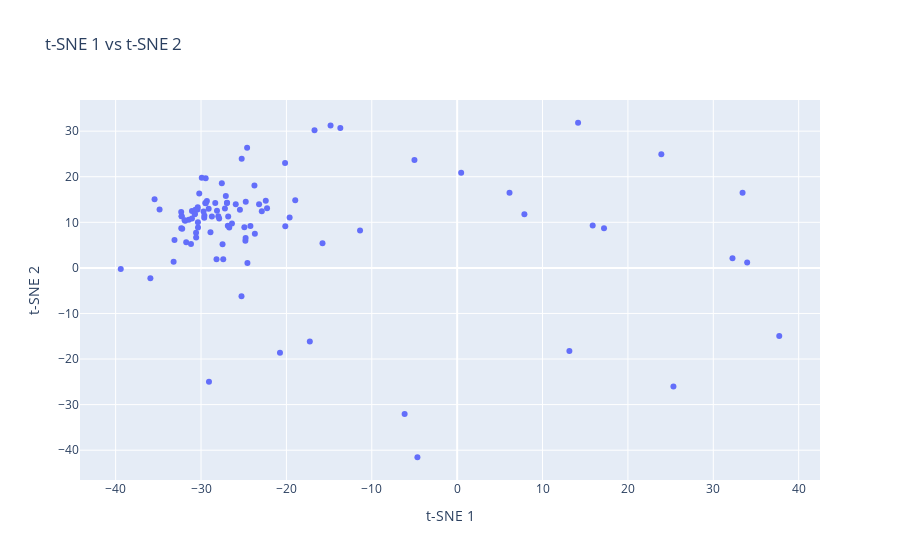

The notebook cell this image was saved under:
### Code cell
plot_words(lstm_tsne_embds, 0, number_of_words, 1)

### Figure 1 — Plotly figure (JSON) as saved in the notebook; plotly's stock layout.template omitted (floating-point values rounded to 4 significant figures)
{"data": [{"mode": "markers", "text": ["n", "place", "food", "good", "like", "get", "time", "i", "would", "one", "order", "great", "servic", "back", "realli", "it", "tri", "even", "friend", "look", "want", "come", "ni", "got", "wait", "have", "ask", "restaur", "nthe", "also", "make", "love", "am", "price", "go", "nice", "never", "well", "could", "peopl", "drink", "went", "know", "say", "room", "came", "much", "said", "first", "eat", "day", "take", "tabl", "thing", "minut", "littl", "best", "tast", "not", "better", "call", "way", "night", "need", "that", "think", "bar", "two", "staff", "alway", "pretti", "give", "experi", "work", "chicken", "made", "here", "see", "there", "vega", "bad", "menu", "told", "fri", "use", "star", "review", "hour", "right", "still", "custom", "walk", "ever", "check", "locat", "around", "lot", "new", "seem", "took"], "type": "scatter", "x": [-27.97, -26.86, -31.43, -30.72, -29.71, -25.93, -33.11, 33.43, -31.06, -32.27, -28.89, -28.33, -29.1, -30.36, -23.7, -27.2, -31.85, -35.93, -29.45, -26.69, -30.41, -26.38, -24.22, -30.58, -24.92, -27.48, -27.88, -30.38, -30.66, -24.57, -27.1, -24.6, -32.27, 33.97, -22.27, -4.656, 17.2, -35.44, -19.62, -25.45, -27.4, -31.06, -26.97, -6.153, -20.13, 14.16, -25.24, 0.4691, -26.95, -29.44, -30.73, -24.8, 32.25, -28.73, 7.875, -31.18, -27.56, -23.2, -30.21, 23.92, -29.31, -11.38, -29.91, 37.73, -30.57, 13.14, -29.5, 15.88, -28.13, -16.71, -31.92, -29.61, 25.33, -31.74, -18.97, -32.31, -29.63, -25.26, -33.21, -22.42, -39.4, -20.75, -17.26, -23.74, -32.32, -24.76, -5.001, -24.78, -28.18, -29.07, -26.82, -15.77, -22.88, -32.21, -34.85, -14.83, 6.132, -30.37, -13.68, -20.15], "y": [11.33, 9.265, 10.56, 11.9, 12.39, 13.98, 6.104, 16.48, 12.48, 11.31, 7.803, 14.21, 13.0, 8.883, 7.509, 13.0, 10.33, -2.265, 19.66, 8.883, 12.83, 9.728, 9.206, 7.698, 8.927, 5.18, 10.84, 13.33, 12.76, 1.049, 15.76, 26.38, 11.32, 1.172, 13.1, -41.55, 8.696, 15.06, 11.05, 12.73, 1.912, 10.85, 14.23, -32.08, 9.127, 31.84, 23.96, 20.9, 14.26, 14.2, 11.79, 5.961, 2.128, 11.29, 11.74, 5.229, 18.54, 13.96, 16.3, 24.91, 14.7, 8.184, 19.76, -14.96, 6.672, -18.23, 14.23, 9.283, 12.52, 30.18, 10.45, 11.49, -26.01, 5.636, 14.86, 8.701, 11.02, -6.216, 1.358, 14.72, -0.2702, -18.6, -16.17, 18.08, 12.23, 14.52, 23.69, 6.542, 1.917, -25.0, 11.25, 5.383, 12.4, 8.594, 12.78, 31.22, 16.46, 10.03, 30.69, 23.01]}], "layout": {"hovermode": "closest", "title": {"text": "t-SNE 1 vs t-SNE 2"}, "xaxis": {"title": {"text": "t-SNE 1"}}, "yaxis": {"title": {"text": "t-SNE 2"}}}}
